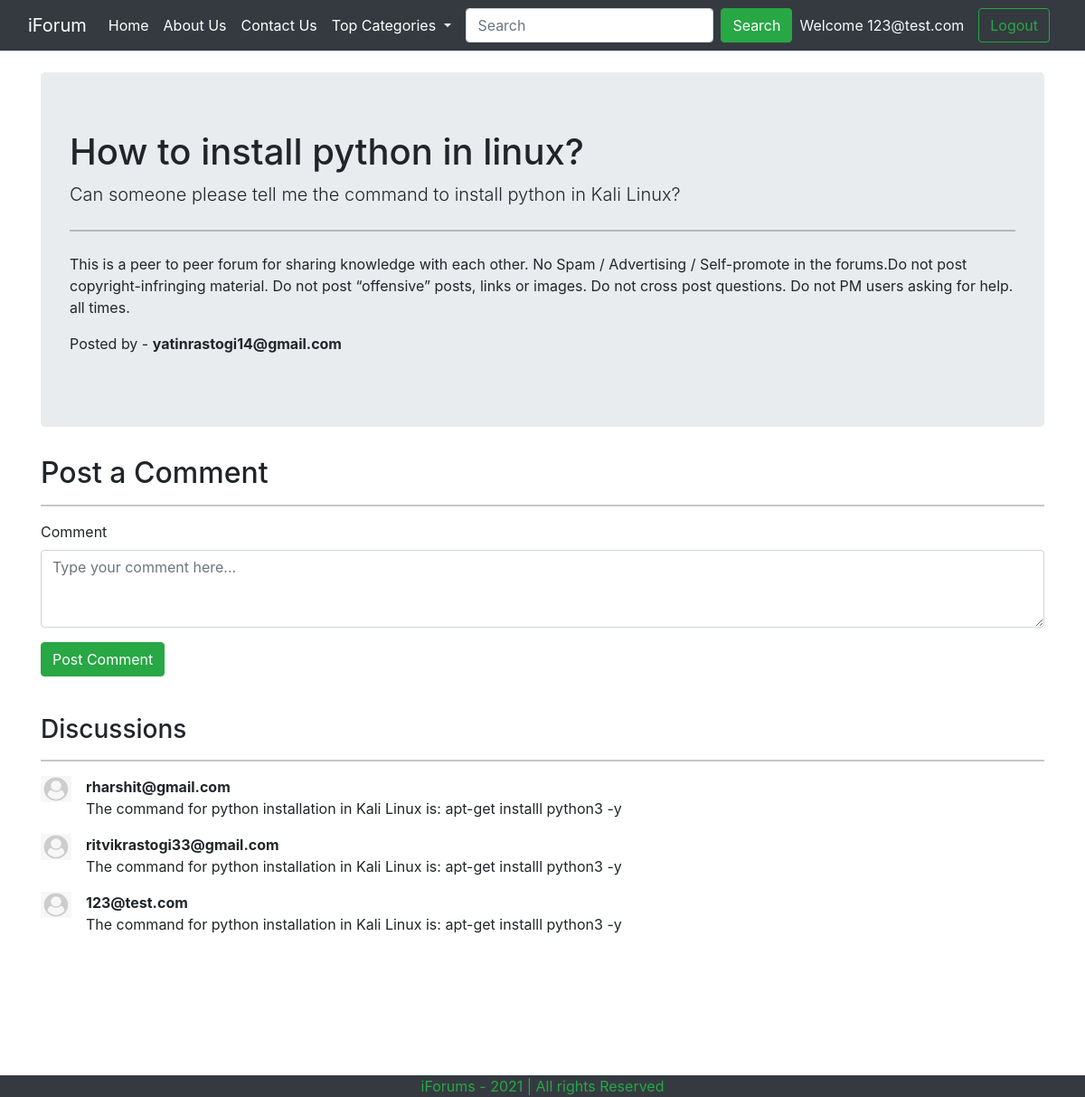
/thread.php?threadid=2 (signed in), run on the app's committed database.
### tables this page shows
CREATE TABLE `threads` (
  `thread_id` int(7) NOT NULL,
  `thread_title` varchar(255) NOT NULL,
  `thread_desc` varchar(255) NOT NULL,
  `thread_cat_id` int(7) NOT NULL,
  `thread_user_id` int(7) NOT NULL,
  `time` datetime NOT NULL DEFAULT current_timestamp()
);

CREATE TABLE `users123` (
  `sno` int(11) NOT NULL,
  `user_email` varchar(30) NOT NULL,
  `user_pass` varchar(255) NOT NULL,
  `time` datetime NOT NULL DEFAULT current_timestamp()
);

CREATE TABLE `comments` (
  `comment_id` int(8) NOT NULL,
  `comment_content` varchar(1000) NOT NULL,
  `thread_id` int(8) NOT NULL,
  `comment_by` int(8) NOT NULL,
  `comment_time` datetime NOT NULL DEFAULT current_timestamp()
);

### thread.php (the view, shortened to what this page needs)
<!doctype html>
<html lang="en">
<head>
    <link href="https://cdn.jsdelivr.net/npm/bootstrap@5.0.0-beta1/dist/css/bootstrap.min.css" rel="stylesheet"
>
    <link rel="stylesheet" href="https://maxcdn.bootstrapcdn.com/bootstrap/4.0.0/css/bootstrap.min.css"
>
</head>
<body>
<?php include "partials/_dbconnect.php";?>
    <?php include "partials/_navbar.php";?>
    <?php
        $id = $_GET['threadid'];
        $sql = "SELECT * FROM `threads` WHERE thread_id = $id";
        $result = mysqli_query($conn , $sql );
        while($row = mysqli_fetch_assoc($result)){
            $title = $row['thread_title'];
            $desc = $row['thread_desc'];
            $thread_user_id = $row['thread_user_id'];
            $sql2 = "SELECT user_email FROM `users123` WHERE sno='$thread_user_id'";
            $result2 = mysqli_query($conn , $sql2);
            $row2 = mysqli_fetch_assoc($result2);
            $posted_by = $row2['user_email'];
        }
    ?>
    <div class="container my-4">
        <div class="jumbotron">
            <h1><?php echo $title;?> </h1>
            <p class="lead"><?php echo $desc;?></p>
            <hr class="my-4">
            <p>This is a peer to peer forum for sharing knowledge with each other. No Spam / Advertising / Self-promote
                in the forums.Do not post copyright-infringing material. Do not post “offensive” posts, links or images.
                Do not cross post questions. Do not PM users asking for help. all times.</p>
            <p>Posted by - <strong><?php echo $posted_by?></strong></p>
        </div>
    </div>
    <?php
if(isset($_SESSION['loggedin']) && $_SESSION['loggedin'] == true){
echo '
<div class="container my-2">
<h2>Post a Comment</h2>
<hr>
<form action="'.$_SERVER["REQUEST_URI"].'" method="post">
    <div class="form-group">
        <label for="exampleFormControlTextarea1">Comment</label>
        <textarea class="form-control" id="comment" name="comment" placeholder="Type your comment here..."
            rows="3"></textarea>
        <input type="hidden" name="sno" value="'.$_SESSION["sno"].'" >
    </div>
    <button type="submit" class="btn btn-success">Post Comment</button>
    </form>
    </div>';
    }
    else{
    echo '<div class="container">
        <h2>Post a Comment</h2>
        <hr>
        <p class="lead">You are not logged in. Please login to be able to post comments.</p>
    </div>';
    }
    ?>
    <div class="container" id="ques">
        <h3><br>Discussions</h3>
        <hr>
        <?php
        $id = $_GET['threadid'];
        $sql = "SELECT * FROM `comments` WHERE thread_id = $id";
        $result = mysqli_query($conn , $sql );
        while($row = mysqli_fetch_assoc($result)){
            $content = $row['comment_content'];
            $comment_by =$row['comment_by'];
            $sql2 = "SELECT user_email FROM `users123` WHERE sno='$comment_by'";
            $result2 = mysqli_query($conn , $sql2);
            $row2 = mysqli_fetch_assoc($result2);
        echo '<div class="media">
        <img src="assets/user_default.jpg" width="34px" class="align-self-start mr-3" alt="...">
            <div class="media-body">
                <p class = "font-weight-bold my-0"> '.$row2['user_email'].' </p>
                <p>'.$content.'</p>
            </div>
        </div>';
        }
        ?>
    </div>
    <?php include "partials/_footer.php";?>
</body>
</html>

### thread.php (style rules this page uses)
#ques { min-height: 433px; }

### data on the page
threads: thread_title "How to install python in linux?", thread_desc "Can someone please tell me the command to install python in Kali Linux?"
users123: user_email "yatinrastogi14@gmail.com"
comments: users123.user_email "rharshit@gmail.com", comment_content "The command for python installation in Kali Linux is: apt-get installl python3 -y"
comments: users123.user_email "ritvikrastogi33@gmail.com", comment_content "The command for python installation in Kali Linux is: apt-get installl python3 -y"
comments: users123.user_email "123@test.com", comment_content "The command for python installation in Kali Linux is: apt-get installl python3 -y"

### other printed values
$_SESSION['useremail'] "123@test.com"
